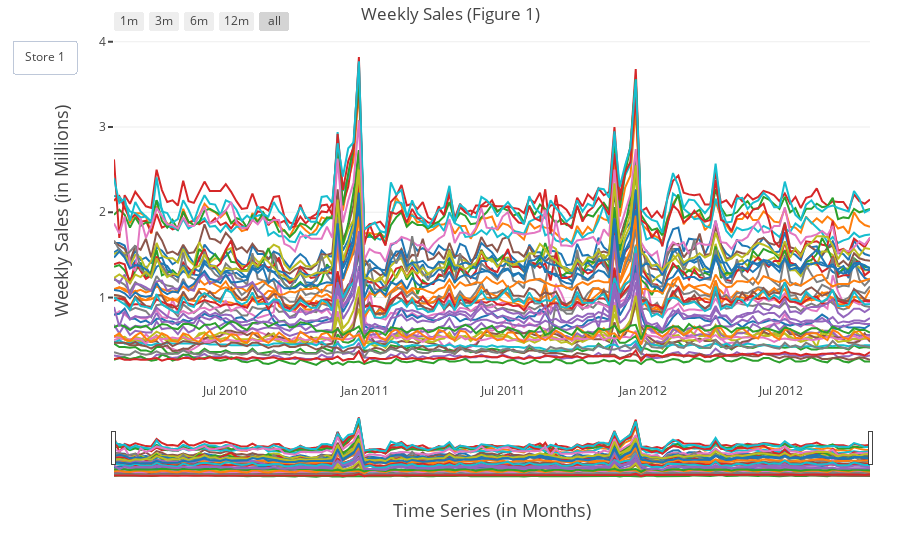

Notebook code cell kept with this figure:
### Code cell
fig = go.Figure(data=traces, layout=layout)
iplot(fig, show_link=True)

### Figure 1 — Plotly figure (JSON) as saved in the notebook; plotly's stock layout.template omitted (floating-point values rounded to 4 significant figures; data arrays with more than 128 entries replaced by an {"elided": "..."} marker saying what was removed)
{"data": [{"name": "Store#1", "type": "scatter", "uid": "a242c026-d83f-11e8-aac2-a820660c6deb", "x": {"elided": "143 str values"}, "y": {"elided": "143 float values"}}, {"name": "Store#2", "type": "scatter", "uid": "a2458752-d83f-11e8-a0ab-a820660c6deb", "x": {"elided": "143 str values"}, "y": {"elided": "143 float values"}}, {"name": "Store#3", "type": "scatter", "uid": "a2458a74-d83f-11e8-b0f0-a820660c6deb", "x": {"elided": "143 str values"}, "y": {"elided": "143 float values"}}, {"name": "Store#4", "type": "scatter", "uid": "a2458c48-d83f-11e8-8a36-a820660c6deb", "x": {"elided": "143 str values"}, "y": {"elided": "143 float values"}}, {"name": "Store#5", "type": "scatter", "uid": "a2458df6-d83f-11e8-9492-a820660c6deb", "x": {"elided": "143 str values"}, "y": {"elided": "143 float values"}}, {"name": "Store#6", "type": "scatter", "uid": "a2458fb8-d83f-11e8-aca6-a820660c6deb", "x": {"elided": "143 str values"}, "y": {"elided": "143 float values"}}, {"name": "Store#7", "type": "scatter", "uid": "a2459186-d83f-11e8-bb20-a820660c6deb", "x": {"elided": "143 str values"}, "y": {"elided": "143 float values"}}, {"name": "Store#8", "type": "scatter", "uid": "a2459350-d83f-11e8-ab2f-a820660c6deb", "x": {"elided": "143 str values"}, "y": {"elided": "143 float values"}}, {"name": "Store#9", "type": "scatter", "uid": "a24594f4-d83f-11e8-be5e-a820660c6deb", "x": {"elided": "143 str values"}, "y": {"elided": "143 float values"}}, {"name": "Store#10", "type": "scatter", "uid": "a2459698-d83f-11e8-b641-a820660c6deb", "x": {"elided": "143 str values"}, "y": {"elided": "143 float values"}}, {"name": "Store#11", "type": "scatter", "uid": "a2459878-d83f-11e8-806d-a820660c6deb", "x": {"elided": "143 str values"}, "y": {"elided": "143 float values"}}, {"name": "Store#12", "type": "scatter", "uid": "a2459a26-d83f-11e8-83c6-a820660c6deb", "x": {"elided": "143 str values"}, "y": {"elided": "143 float values"}}, {"name": "Store#13", "type": "scatter", "uid": "a2459bca-d83f-11e8-89a5-a820660c6deb", "x": {"elided": "143 str values"}, "y": {"elided": "143 float values"}}, {"name": "Store#14", "type": "scatter", "uid": "a2459d5a-d83f-11e8-a88b-a820660c6deb", "x": {"elided": "143 str values"}, "y": {"elided": "143 float values"}}, {"name": "Store#15", "type": "scatter", "uid": "a2459efe-d83f-11e8-9d64-a820660c6deb", "x": {"elided": "143 str values"}, "y": {"elided": "143 float values"}}, {"name": "Store#16", "type": "scatter", "uid": "a245a0a2-d83f-11e8-a0c8-a820660c6deb", "x": {"elided": "143 str values"}, "y": {"elided": "143 float values"}}, {"name": "Store#17", "type": "scatter", "uid": "a245a246-d83f-11e8-b991-a820660c6deb", "x": {"elided": "143 str values"}, "y": {"elided": "143 float values"}}, {"name": "Store#18", "type": "scatter", "uid": "a245a3c2-d83f-11e8-929e-a820660c6deb", "x": {"elided": "143 str values"}, "y": {"elided": "143 float values"}}, {"name": "Store#19", "type": "scatter", "uid": "a245a552-d83f-11e8-91d0-a820660c6deb", "x": {"elided": "143 str values"}, "y": {"elided": "143 float values"}}, {"name": "Store#20", "type": "scatter", "uid": "a245a6ec-d83f-11e8-9057-a820660c6deb", "x": {"elided": "143 str values"}, "y": {"elided": "143 float values"}}, {"name": "Store#21", "type": "scatter", "uid": "a245a890-d83f-11e8-a08b-a820660c6deb", "x": {"elided": "143 str values"}, "y": {"elided": "143 float values"}}, {"name": "Store#22", "type": "scatter", "uid": "a245aa3e-d83f-11e8-afca-a820660c6deb", "x": {"elided": "143 str values"}, "y": {"elided": "143 float values"}}, {"name": "Store#23", "type": "scatter", "uid": "a245abd8-d83f-11e8-9cb1-a820660c6deb", "x": {"elided": "143 str values"}, "y": {"elided": "143 float values"}}, {"name": "Store#24", "type": "scatter", "uid": "a245ad7a-d83f-11e8-bee0-a820660c6deb", "x": {"elided": "143 str values"}, "y": {"elided": "143 float values"}}, {"name": "Store#25", "type": "scatter", "uid": "a245af0c-d83f-11e8-bb4a-a820660c6deb", "x": {"elided": "143 str values"}, "y": {"elided": "143 float values"}}, {"name": "Store#26", "type": "scatter", "uid": "a245b0a6-d83f-11e8-a1b5-a820660c6deb", "x": {"elided": "143 str values"}, "y": {"elided": "143 float values"}}, {"name": "Store#27", "type": "scatter", "uid": "a245b240-d83f-11e8-ab61-a820660c6deb", "x": {"elided": "143 str values"}, "y": {"elided": "143 float values"}}, {"name": "Store#28", "type": "scatter", "uid": "a245b3d0-d83f-11e8-91a9-a820660c6deb", "x": {"elided": "143 str values"}, "y": {"elided": "143 float values"}}, {"name": "Store#29", "type": "scatter", "uid": "a245b568-d83f-11e8-9b67-a820660c6deb", "x": {"elided": "143 str values"}, "y": {"elided": "143 float values"}}, {"name": "Store#30", "type": "scatter", "uid": "a245b70c-d83f-11e8-b1e8-a820660c6deb", "x": {"elided": "143 str values"}, "y": {"elided": "143 float values"}}, {"name": "Store#31", "type": "scatter", "uid": "a245b8ba-d83f-11e8-a1c2-a820660c6deb", "x": {"elided": "143 str values"}, "y": {"elided": "143 float values"}}, {"name": "Store#32", "type": "scatter", "uid": "a245ba42-d83f-11e8-91be-a820660c6deb", "x": {"elided": "143 str values"}, "y": {"elided": "143 float values"}}, {"name": "Store#33", "type": "scatter", "uid": "a245bdb4-d83f-11e8-a997-a820660c6deb", "x": {"elided": "143 str values"}, "y": {"elided": "143 float values"}}, {"name": "Store#34", "type": "scatter", "uid": "a245bfba-d83f-11e8-8392-a820660c6deb", "x": {"elided": "143 str values"}, "y": {"elided": "143 float values"}}, {"name": "Store#35", "type": "scatter", "uid": "a245c3a2-d83f-11e8-b5ea-a820660c6deb", "x": {"elided": "143 str values"}, "y": {"elided": "143 float values"}}, {"name": "Store#36", "type": "scatter", "uid": "a245c564-d83f-11e8-850a-a820660c6deb", "x": {"elided": "143 str values"}, "y": {"elided": "143 float values"}}, {"name": "Store#37", "type": "scatter", "uid": "a245c6fe-d83f-11e8-8c56-a820660c6deb", "x": {"elided": "143 str values"}, "y": {"elided": "143 float values"}}, {"name": "Store#38", "type": "scatter", "uid": "a245c8a2-d83f-11e8-8711-a820660c6deb", "x": {"elided": "143 str values"}, "y": {"elided": "143 float values"}}, {"name": "Store#39", "type": "scatter", "uid": "a245cc58-d83f-11e8-8002-a820660c6deb", "x": {"elided": "143 str values"}, "y": {"elided": "143 float values"}}, {"name": "Store#40", "type": "scatter", "uid": "a245cf1e-d83f-11e8-8a5a-a820660c6deb", "x": {"elided": "143 str values"}, "y": {"elided": "143 float values"}}, {"name": "Store#41", "type": "scatter", "uid": "a245d324-d83f-11e8-a228-a820660c6deb", "x": {"elided": "143 str values"}, "y": {"elided": "143 float values"}}, {"name": "Store#42", "type": "scatter", "uid": "a245d718-d83f-11e8-91e2-a820660c6deb", "x": {"elided": "143 str values"}, "y": {"elided": "143 float values"}}, {"name": "Store#43", "type": "scatter", "uid": "a245d9b4-d83f-11e8-a5ba-a820660c6deb", "x": {"elided": "143 str values"}, "y": {"elided": "143 float values"}}, {"name": "Store#44", "type": "scatter", "uid": "a245dc5c-d83f-11e8-a34d-a820660c6deb", "x": {"elided": "143 str values"}, "y": {"elided": "143 float values"}}, {"name": "Store#45", "type": "scatter", "uid": "a245e04c-d83f-11e8-b27b-a820660c6deb", "x": {"elided": "143 str values"}, "y": {"elided": "143 float values"}}], "layout": {"autosize": true, "margin": {"b": 80, "l": 60, "r": 30, "t": 40}, "showlegend": false, "title": "Weekly Sales (Figure 1)", "updatemenus": [{"active": -1, "buttons": [{"args": [{"visible": [true, false, false, false, false, false, false, false, false, false, false, false, false, false, false, false, false, false, false, false, false, false, false, false, false, false, false, false, false, false, false, false, false, false, false, false, false, false, false, false, false, false, false, false, false]}, {"title": "Store 1 Sales"}], "label": "Store 1", "method": "update"}], "type": "buttons"}], "xaxis": {"exponentformat": "e", "rangeselector": {"buttons": [{"count": 1, "label": "1m", "step": "month", "stepmode": "backward"}, {"count": 3, "label": "3m", "step": "month", "stepmode": "backward"}, {"count": 6, "label": "6m", "step": "month", "stepmode": "backward"}, {"count": 12, "label": "12m", "step": "month", "stepmode": "backward"}, {"step": "all"}], "visible": true}, "rangeslider": {"visible": true}, "showexponent": "all", "showgrid": false, "title": "Time Series (in Months)", "titlefont": {"size": 18}, "zeroline": true}, "yaxis": {"dtick": 1, "exponentformat": "e", "showexponent": "all", "showgrid": true, "tick0": 5, "ticks": "outside", "tickwidth": 2, "title": "Weekly Sales (in Millions)", "titlefont": {"size": 18}}}}
